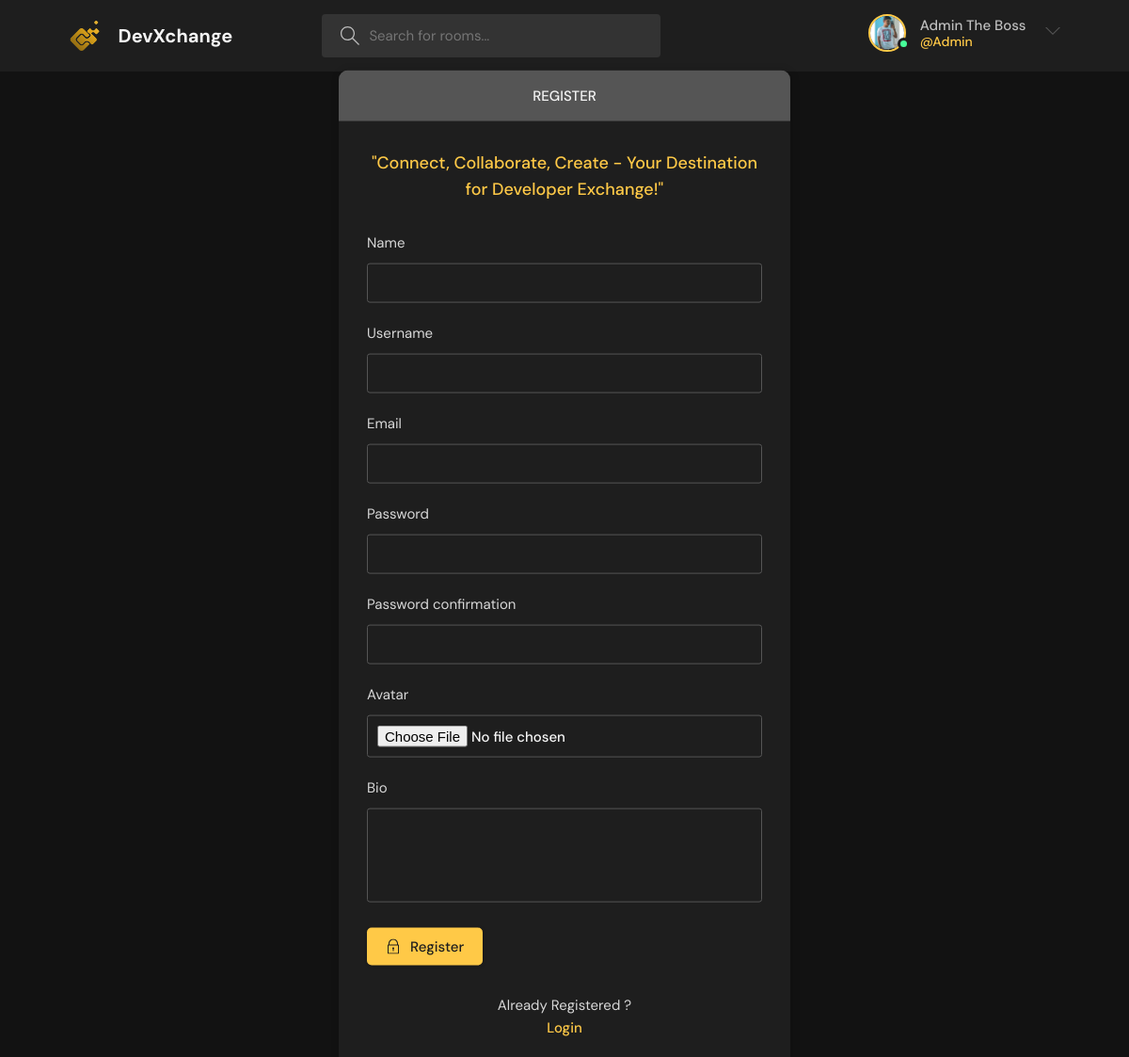
Page /register/ (signed in) on the committed database.
### base/models.py (models this page shows)
class User(AbstractUser):
    name = models.CharField(max_length=264,null=True)
    email = models.EmailField(unique=True)
    bio = models.TextField(null=True)
    avatar = models.ImageField(null=True,default="avatar.svg")
    USERNAME_FIELD = 'email'
    REQUIRED_FIELDS = []

### base/views.py (the view, shortened to what this page needs)
# urls.py: path('register/',views.registerUser,name="register"),
def registerUser(request):
    form = MyUserRegistrationForm()
    return render(request, 'base/login_register.html', {'form':form})

### base/forms.py
class MyUserRegistrationForm(UserCreationForm):
    class Meta:
        model = User
        fields = ['name','username','email','password1','password2','avatar','bio']

### templates/base/login_register.html (shortened to what this page needs)
{% extends 'main.html' %}
{% block content %}
    <main class="auth layout">
      {% if page == 'login' %}
      <div class="container_login">
        <div class="layout__box">
          <div class="layout__boxHeader">
            <div class="layout__boxTitle">
              <h3>Login</h3>
            </div>
          </div>
          <div class="layout__body">
            <h2 class="auth__tagline">"Connect, Collaborate, Create - Your Destination for Developer Exchange!"</h2>
            <form class="form" method="POST" action="">
              {% csrf_token %}
              <div class="form__group form__group">
                <label for="room_name">email</label>
                <input id="username" name="email" type="text" placeholder="e.g.someone@somthing.com" />
              </div>
              <div class="form__group">
                <label for="password">Password</label>
                <input
                  id="password"
                  name="password"
                  type="password"
                  placeholder="&bull;&bull;&bull;&bull;&bull;&bull;&bull;&bull;"
                />
              </div>
              <button class="btn btn--main" type="submit">
                <svg
                  version="1.1"
                  xmlns="http://www.w3.org/2000/svg"
                  width="32"
                  height="32"
                  viewBox="0 0 32 32"
                >
                  <title>lock</title>
                  <path
                    d="M27 12h-1v-2c0-5.514-4.486-10-10-10s-10 4.486-10 10v2h-1c-0.553 0-1 0.447-1 1v18c0 0.553 0.447 1 1 1h22c0.553 0 1-0.447 1-1v-18c0-0.553-0.447-1-1-1zM8 10c0-4.411 3.589-8 8-8s8 3.589 8 8v2h-16v-2zM26 30h-20v-16h20v16z"
                  ></path>
                  <path
                    d="M15 21.694v4.306h2v-4.306c0.587-0.348 1-0.961 1-1.694 0-1.105-0.895-2-2-2s-2 0.895-2 2c0 0.732 0.413 1.345 1 1.694z"
                  ></path>
                </svg>
                Login
              </button>
            </form>
            <div class="auth__action">
              <p>Haven't Register yet?</p>
              <a href="{% url 'register' %}" class="btn btn--link">Sign Up</a>
            </div>
          </div>
        </div>
      </div>
      {% else %}
      <div class="container_register">
        <div class="layout__box">
          <div class="layout__boxHeader">
            <div class="layout__boxTitle">
              <h3>Register</h3>
            </div>
          </div>
          <div class="layout__body">
            <h2 class="auth__tagline">"Connect, Collaborate, Create - Your Destination for Developer Exchange!"</h2>
            <form class="form" method="POST" action="">
              {% for field in form %}
              <div class="form__group">
                <label for="{{field.label}}">{{field.label}}</label>
                {{field}}
              </div>
              {% endfor %}
              <button class="btn btn--main" type="submit">
                Register
              </button>
            </form>
            <div class="auth__action">
              <p>Already Registered ?</p>
              <a href="{% url 'login' %}" class="btn btn--link">Login</a>
            </div>
          </div>
        </div>
      </div>
      {% endif %}
    </main>
{% endblock content %}

### templates/navbar.html (shortened to what this page needs)
{% load static %}
<header class="header header--loggedIn">
    <div class="container">
      <a href="{% url 'home' %}" class="header__logo">
        <img src="{% static 'images/logo.svg'%}" />
        <h1>DevXchange</h1>
      </a>
      <form class="header__search" method ="GET" action="{% url 'home' %}">
        <label>
          <input  name="q" placeholder="Search for rooms..." />
        </label>
      </form>
      <nav class="header__menu">
        {% if request.user.is_authenticated %}
        <div class="header__user">
          <a href="{% url 'user-profile' request.user.id %}">
            <div class="avatar avatar--medium active">
              <img src="{{request.user.avatar.url}}" />
            </div>
            <p>{{request.user.name}}<span>@{{request.user.username}}</span></p>
          </a>
          <button class="dropdown-button">
            <svg version="1.1" xmlns="http://www.w3.org/2000/svg" width="32" height="32" viewBox="0 0 32 32">
              <title>Menu</title>
              <path d="M16 21l-13-13h-3l16 16 16-16h-3l-13 13z"></path>
            </svg>
          </button>
        </div>
        {% else %}
        <a href="{% url 'login' %}">
          <img src="{% static 'images\user_photos\avatar.svg'%}"/>
          <p>Login</p>
        </a>
        {% endif %}
      </nav>
    </div>
  </header>

### rows in the picture
User: user.avatar (picture), user.name "Admin The Boss", user.username "Admin"

### other values in the picture
{{ field.label }} "Name" "Username" "Email" "Password" "Password confirmation" "Avatar" "Bio"
